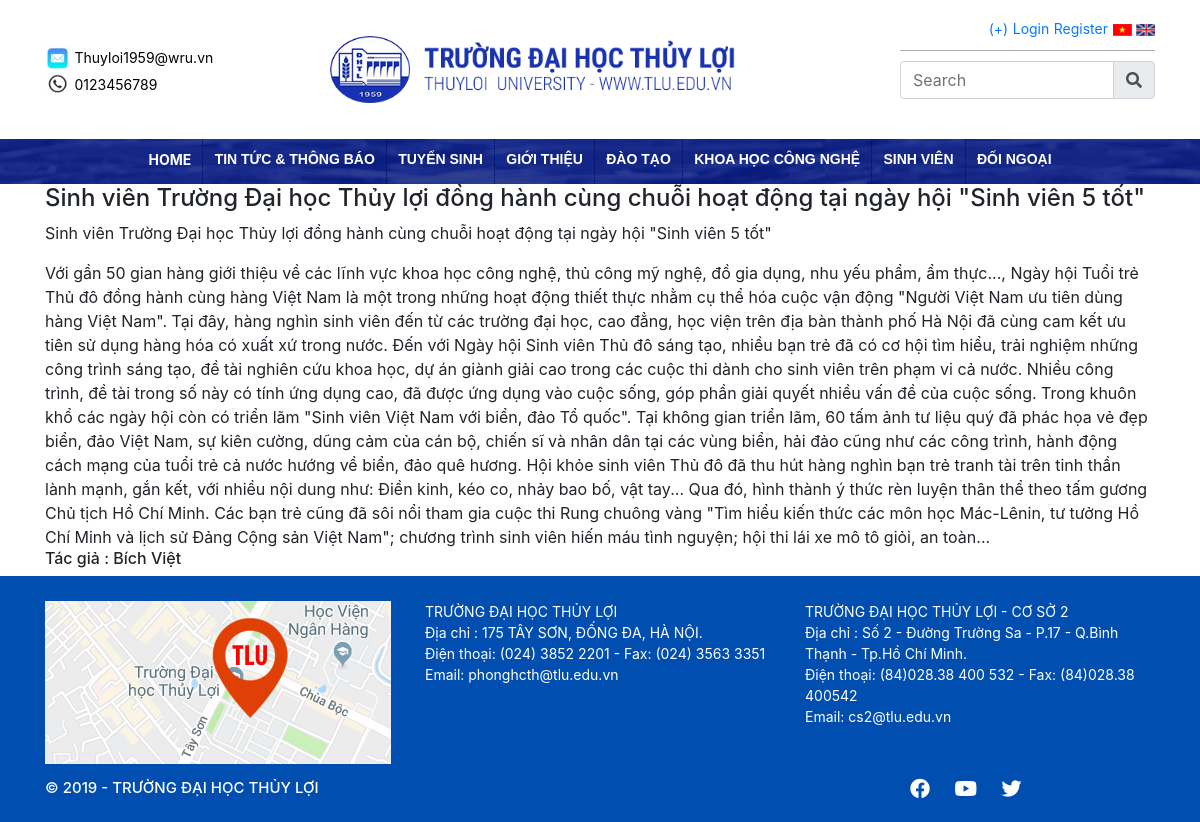
Screenshot of /index.php?category=tintuc&&post=4 with the database file from the repository.
### tables this page shows
CREATE TABLE `posts` (
  `Id_Post` int(11) UNSIGNED NOT NULL,
  `title` varchar(1000) NOT NULL,
  `category` varchar(255) DEFAULT NULL,
  `description` text NOT NULL,
  `content` text NOT NULL,
  `author` varchar(1000) NOT NULL,
  `datecreated` datetime NOT NULL DEFAULT current_timestamp()
);

### detail-post.php (the view)
<?php
    if(isset($_GET['post'])){
        $baiviet=$_GET['post'];
    } else {
        $baiviet= '';
    }
?>
<div class="container">
    <?php
        $sql = "SELECT * FROM posts WHERE Id_Post = '$baiviet' ";
        $post=mysqli_query($conn, $sql);
        $row=mysqli_fetch_array($post);
?>
    <h4><?= $row['title']; ?></h4>
    <p><?= $row['description']; ?></p>
    <div><?= $row['content']; ?></div>
    <h6>Tác giả : <?= $row['author']; ?></h6>
</div>

### CSS/project_BN.css (style rules this page uses)
body { margin: 0; padding: 0; }

### rows the page displays
posts: title "Sinh viên Trường Đại học Thủy lợi đồng hành cùng chuỗi hoạt động tại ngày hội \"Sinh viên 5 tốt\"", description "Sinh viên Trường Đại học Thủy lợi đồng hành cùng chuỗi hoạt động tại ngày hội \"Sinh viên 5 tốt\"", content "Với gần 50 gian hàng giới thiệu về các lĩnh vực khoa học công nghệ, thủ công mỹ nghệ, đồ gia dụng, nhu yếu phẩm, ẩm thực..., Ngày hội Tuổi trẻ Thủ đô đồng hành cùng hàng Việt Nam là một trong những hoạt động thiết thực nhằm cụ thể hóa cuộc vận động \"Người Việt Nam ưu tiên dùng hàng Việt Nam\". Tại đây, hàng nghìn sinh viên đến từ các trường đại học, cao đẳng, học viện trên địa bàn thành phố Hà Nội đã cùng cam kết ưu tiên sử dụng hàng hóa có xuất xứ trong nước. Đến với Ngày hội Sinh viên Thủ đô sáng tạo, nhiều bạn trẻ đã có cơ hội tìm hiểu, trải nghiệm những công trình sáng tạo, đề tài nghiên cứu khoa học, dự án giành giải cao trong các cuộc thi dành cho sinh viên trên phạm vi cả nước. Nhiều…", author "Bích Việt"
